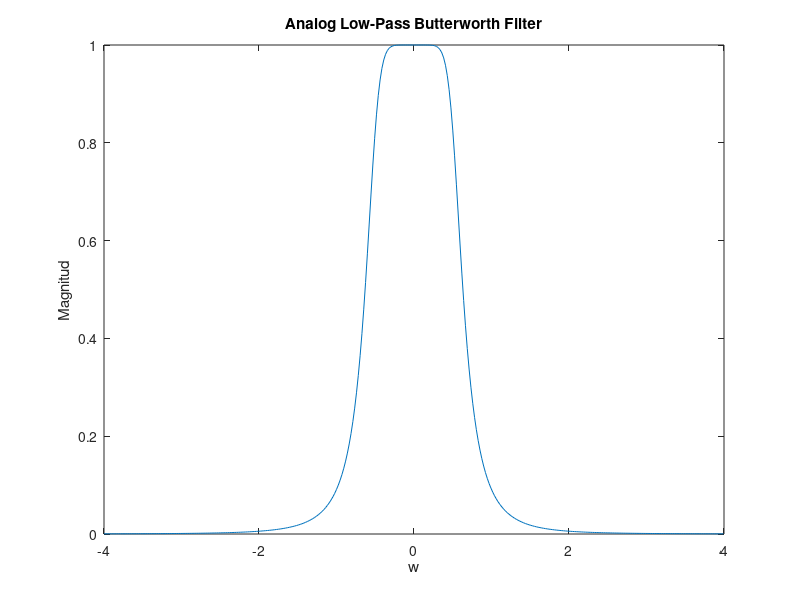
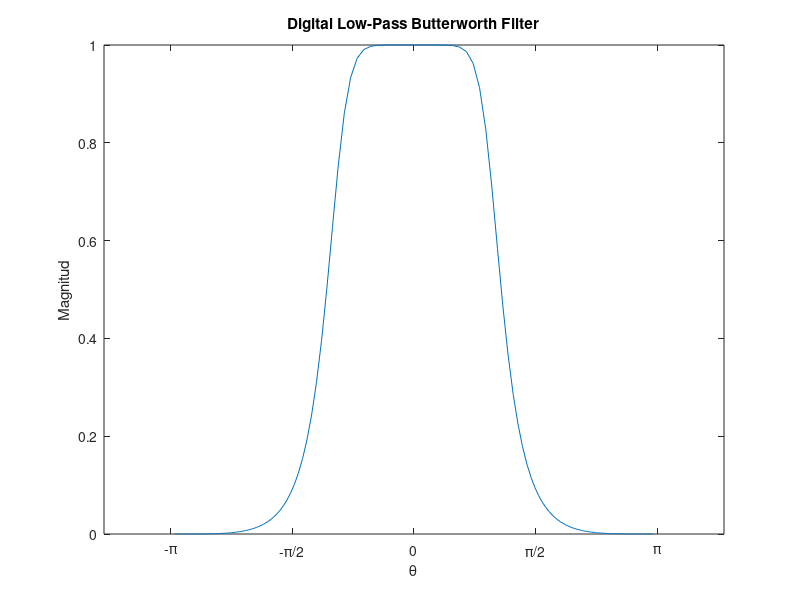
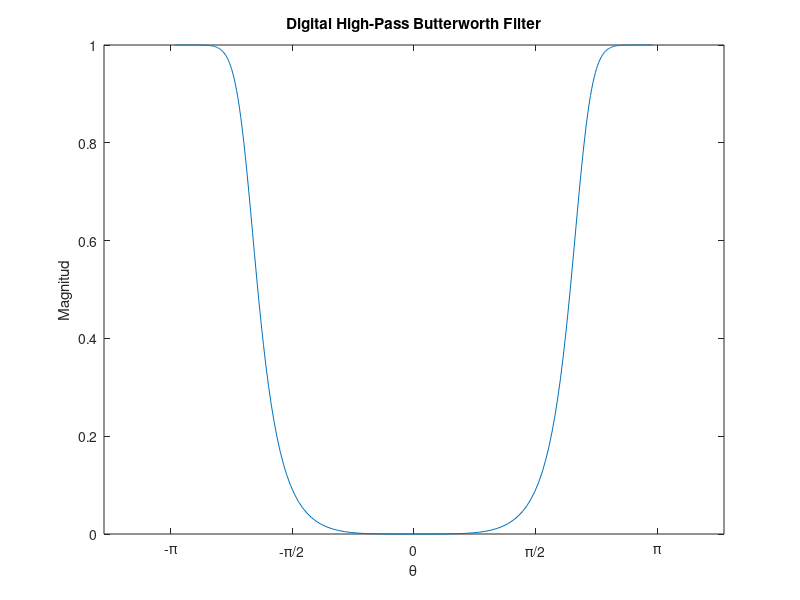

Write the MATLAB code that produced these figures, in order.
close all;

% Low Pass Analog Filter
N = 512;
dw = 12/N;
w = -4:dw:4;
% w = linspace(-2*pi,2*pi);
s = 1i*(w);
c = 0.55;
H_s = (c^4) ./ ((s.^2 + 1.848*0.55.*s +c^2).*(s.^2 + 0.765*0.55.*s +c^2));
plot(w, abs(H_s));
title("Analog Low-Pass Butterworth Filter");
xlabel('w'), ylabel('Magnitud')

%% 
% Low Pass Digital Filter
N = 128;
dw = 2*pi/N;
th = -2*pi:dw:2*pi-dw;
w = -1e3:dw:1e3;
th_from_w = 2.*atan(w);

c = 0.55;
z = exp(1i.*th_from_w);
s = ((z-1)./(z+1));
H_z = (c^4) ./ ((s.^2 + 1.848*0.55.*s +c^2).*(s.^2 + 0.765*0.55.*s +c^2));
figure;
plot(th_from_w, abs(H_z));
title("Digital Low-Pass Butterworth Filter");
xlabel('\theta'), ylabel('Magnitud')
% set(gca,'XTick',-2*pi:pi/2:2*pi)
% ax.XTickLabel = {'-2\pi','-\pi','0','\pi','2\pi'};

set(gca,'XTick',-2*pi:pi/2:2*pi) 
set(gca,'XTickLabel',{'-2\pi','-3\pi/2','-\pi','-\pi/2','0','\pi/2','\pi','3\pi/2','2\pi'})
%% 
% High Pass Digital Filter
s = ((-z-1)./(-z+1));
H_z = (c^4) ./ ((s.^2 + 1.848*0.55.*s +c^2).*(s.^2 + 0.765*0.55.*s +c^2));
figure; 
plot(th_from_w, abs(H_z));
title("Digital High-Pass Butterworth Filter");
xlabel('\theta'), ylabel('Magnitud')
% set(gca,'XTick',-2*pi:pi/2:2*pi)
% ax.XTickLabel = {'-2\pi','-\pi','0','\pi','2\pi'};

set(gca,'XTick',-2*pi:pi/2:2*pi) 
set(gca,'XTickLabel',{'-2\pi','-3\pi/2','-\pi','-\pi/2','0','\pi/2','\pi','3\pi/2','2\pi'})